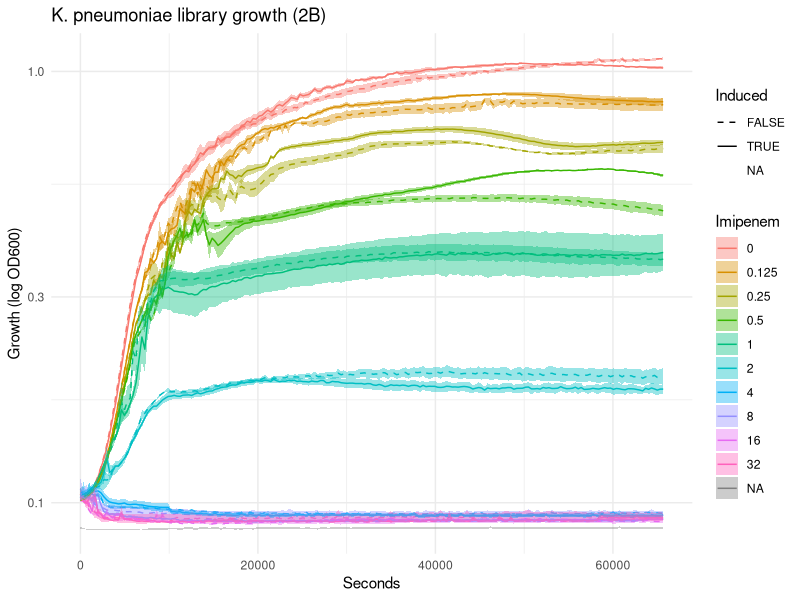
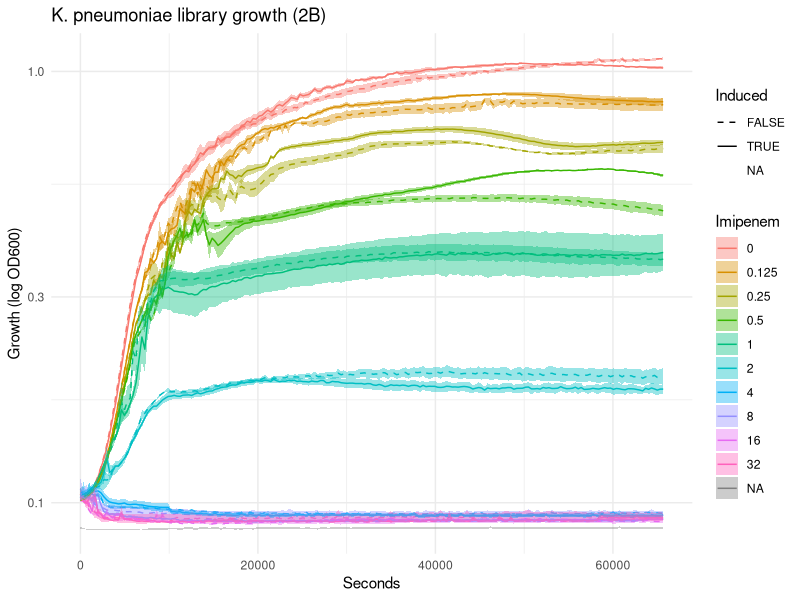
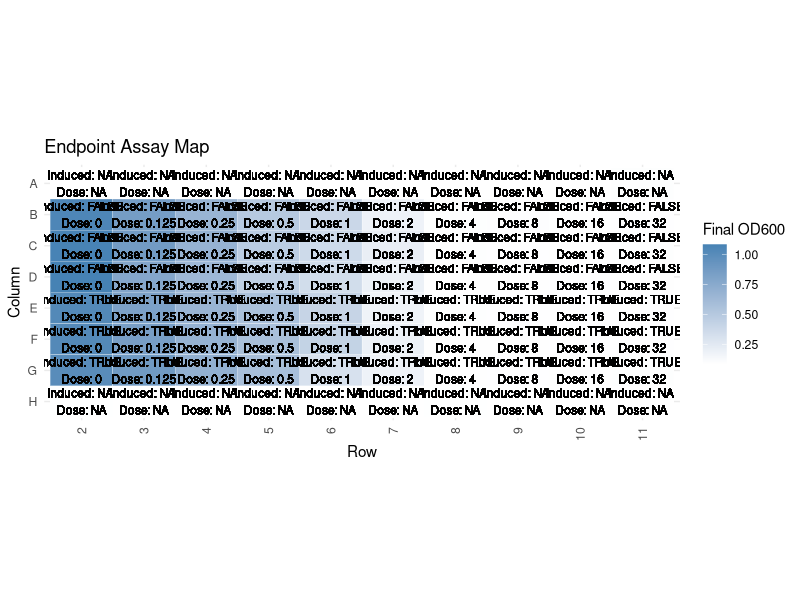

The R script that drew these images, in order:
library(tidyverse)
library(data.table)
library(pheatmap)

# Read the data
data <- fread("Sequencing/IMI_Kpneumoniae/growth-data2B.tsv", header = TRUE)

# Set the column names to the first row of the data
setnames(data, as.character(unlist(data[1, ])))

# Remove the first row (now that it's been used for column names)
data <- data[-1, ]

# Rename the 'Time [s]' column to 'Well'
setnames(data, old = "Time [s]", new = "Well")

# Filter rows where 'Well' matches the pattern [A-z][0-9]{1,2}
data <- data[grep("[A-z][0-9]{1,2}", data$Well)]

# Reshape the data from wide to long format
data <- melt(data, id.vars = "Well", variable.name = "Seconds", value.name = "OD600", na.rm = TRUE)

# Split Well into Row and Column
data[, c("Row", "Column") := tstrsplit(Well, "(?<=^[A-Z])", perl = TRUE)]

# Convert Column to numeric
data[, Column := as.numeric(Column)]

# Define which wells are induced and which are not
data[Row %in% c("B", "C", "D"), Induced := FALSE]
data[Row %in% c("E", "F", "G"), Induced := TRUE]

message("Plate layout for CRISPRi induction")
data %>%
  select(Row, Column, Induced) %>%
  unique() %>%
  dcast(Row ~ Column, value.var = "Induced") %>%
  print()

# Function to set the doses for the dilution series going across the COLUMNS
column_dilution_series <- function(data, min_dose, max_dose, min_col, max_col, zero_col) {
  # Determine the direction of the dilution series
  direction <- ifelse(max_col > min_col, -1, 1)

  # Generate a sequence from 1 to the absolute difference between max_col and min_col
  cols <- seq(from = 1, to = abs(max_col - min_col) + 1)

  # Add or subtract the sequence from max_col depending on the direction of the dilution series
  cols <- max_col + direction * (cols - 1)

  # Set Imipenem for Columns from max_col to min_col, based on the dilution series
  lapply(cols, function(col) {
    data[Column == as.character(col), Imipenem := max_dose / 2^(abs(max_col - col))]
  })

  # Set the specified column to zero
  data[Column == as.character(zero_col), Imipenem := 0]

  # Check if the doses are aligned with the columns
  if (
    any(data[Column == as.character(min_col), Imipenem] != min_dose) ||
      any(data[Column == as.character(max_col), Imipenem] != max_dose) ||
      any(data[Column == as.character(zero_col), Imipenem] != 0)
  ) {
    stop("Error: The doses are not aligned with the columns.")
  }

  return(data)
}

# Call the function with explicit parameters
data <- column_dilution_series(
  data = data,
  min_dose = 0.125, min_col = 3,
  max_dose = 32, max_col = 11,
  zero_col = 2
)

message("Plate layout for drug dilution")
data %>%
  select(Row, Column, Imipenem) %>%
  unique() %>%
  dcast(Row ~ Column, value.var = "Imipenem") %>%
  print()

# Remove wells without cells
# data <- data[!is.na(Imipenem) & !is.na(Induced)]


# Remove 's' from Seconds and convert to numeric
data[, Seconds := as.numeric(gsub("s", "", Seconds))]


data[Row %in% c("A", "H"), Imipenem := NA_integer_]
data[Row %in% c("A", "H"), Imipenem := NA]

data <- data[!Column %in% c(1,12)]


# data <- data[
#   Imipenem %in% c(0, 0.5, 1) & !(is.na(Induced)),
#   followup := "Moved to Second Competition"
# ]

# data <- data[is.na(followup), followup := "96-well Plate Only"] 


find_ncol <- function(n) {
  sqrt_n <- floor(sqrt(n))
  for (i in sqrt_n:2) {
    if (n %% i == 0) {
      return(i)
    }
  }
  return(sqrt_n)
}

# Number of levels in Imipenem
n_levels <- length(data$Imipenem %>% unique())

# Find the best number of columns
ncol <- find_ncol(n_levels)

# Create the plot
growth_curve_plot <- ggplot(
  data,
  aes(
    x = Seconds, y = OD600,
    group = interaction(Imipenem, Induced)
  )
) +
  scale_y_log10() +
  stat_summary(fun = mean, geom = "line", aes(color = factor(Imipenem), linetype = factor(Induced))) +
  stat_summary(fun.data = mean_se, geom = "ribbon", aes(fill = factor(Imipenem)), alpha = 0.4) +
  labs(title = "K. pneumoniae library growth (2B)", 
    x = "Seconds",
    y = "Growth (log OD600)",
    color = "Imipenem",
    linetype = "Induced", fill = "Imipenem"
  ) +
  scale_linetype_manual(values = c("FALSE" = "dashed", "TRUE" = "solid")) +
  scale_color_discrete(guide = guide_legend(row = ncol)) +
  # facet_wrap(followup ~ .) +
  theme_minimal()

print(growth_curve_plot)

endpoint <- data %>%
  filter(Seconds == max(Seconds)) %>%
  dcast(Row ~ Column, value.var = "OD600")

endpoint_mat <- as.matrix(endpoint[, -1])

rownames(endpoint_mat) <- endpoint$Row

# draw matrix in ggplot with dose and induction in the boxes
library(ggplot2)


print(growth_curve_plot)


endpoint <- data %>%
  filter(Seconds == max(Seconds)) %>%
  dcast(Row ~ Column, value.var = "OD600")

endpoint_mat <- as.matrix(endpoint[, -1])

rownames(endpoint_mat) <- endpoint$Row

# draw matrix in ggplot with dose and induction in the boxes
library(ggplot2)



ggplot(data, aes(y = factor(Row, levels = rev(levels(factor(Row)))), x = factor(Column), fill = OD600)) +
  geom_tile(color = "white") +
  geom_text(aes(label = paste("Induced:", Induced, "\nDose:", Imipenem)), size = 3) +
  scale_fill_gradient(low = "white", high = "steelblue") +
  labs(title = "Endpoint Assay Map", x = "Row", y = "Column", fill = "Final OD600") +
  theme_minimal() +
  coord_fixed(ratio = 0.5) +
  theme(axis.text.x = element_text(angle = 90, vjust = 0.5, hjust = 1))
